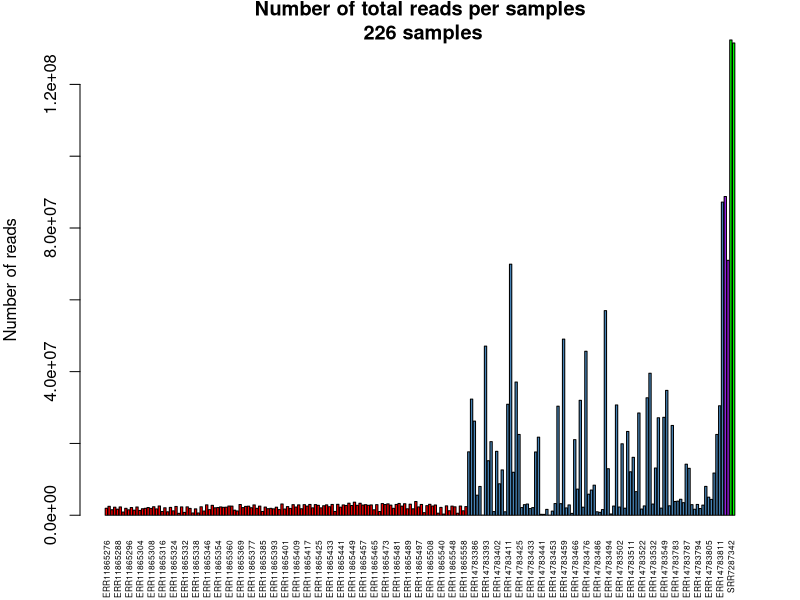

Write R code to recreate this figure.
# 17/05/2026
# Barplot of the number of reads per sample 

# Part 1: Importing the necessary packages and data -----------------------
library(readr)
library(tidyr)
library(ggplot2)
library(ggforce)
library(tibble)

reads <- read.csv("read.csv",dec = ".", sep = ",", header = FALSE)
reads.env <- read.csv("sample_collection.csv",dec = ",", sep = ";", header = TRUE)

# Part 2: rearranging data ------------------------------------------------

reads$bioproject <- reads$V2
reads$bioproject <- reads.env$bioproject[match(reads$V1,reads.env$sample)]
reads[reads$V1=="SRR13801805", "bioproject"] <- "PRJNA704713"

# Part 3:  coloring by Bioproject ------------------------------------------
color_map <- c(
  "PRJEB65292" = "red",
  "PRJEB77409" = "steelblue",
  "PRJNA388572" = "green",
  "PRJNA704713" = "purple"
)

bar_colors <- color_map[reads$bioproject]
n = as.character(nrow(reads))

# Part 4:  Plotting --------------------------------------------------------

par(mar = c(4, 4, 2, 2)) 
barplot(
  reads$V2,
  names.arg = reads$V1,
  col = bar_colors,
  las = 3, # labels verticaux
  main = paste("Number of total reads per samples\n", n,"samples"),
  sub = "Metagenome samples from kefir products",
  ylab = "Number of reads",
  cex.names = 0.5
)

legend(
  "bottom",
  inset = c(0, -0.6),
  legend = names(color_map),
  fill = color_map,
  title = "Bioproject",
  cex = 0.4,
  ncol = 3,        # 🔑 MULTI colonnes au lieu de 1 ligne infinie
  bty = "n",
  xpd = TRUE
)

# Saving
pdf("barplot_reads.pdf", width = 12, height = 4)
layout(matrix(c(1,2), ncol = 1), heights = c(3,1.5))
